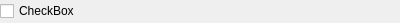
<?xml version="1.0" encoding="UTF-8"?>
<ui version="4.0">
 <class>espreso::BoolHandler</class>
 <widget class="QWidget" name="espreso::BoolHandler">
  <property name="geometry">
   <rect>
    <x>0</x>
    <y>0</y>
    <width>400</width>
    <height>23</height>
   </rect>
  </property>
  <property name="windowTitle">
   <string>Form</string>
  </property>
  <layout class="QVBoxLayout" name="verticalLayout">
   <property name="spacing">
    <number>0</number>
   </property>
   <property name="leftMargin">
    <number>0</number>
   </property>
   <property name="topMargin">
    <number>0</number>
   </property>
   <property name="rightMargin">
    <number>0</number>
   </property>
   <property name="bottomMargin">
    <number>0</number>
   </property>
   <item>
    <widget class="QCheckBox" name="chck">
     <property name="sizePolicy">
      <sizepolicy hsizetype="Preferred" vsizetype="Fixed">
       <horstretch>0</horstretch>
       <verstretch>0</verstretch>
      </sizepolicy>
     </property>
     <property name="text">
      <string>CheckBox</string>
     </property>
    </widget>
   </item>
  </layout>
 </widget>
 <resources/>
 <connections/>
</ui>
